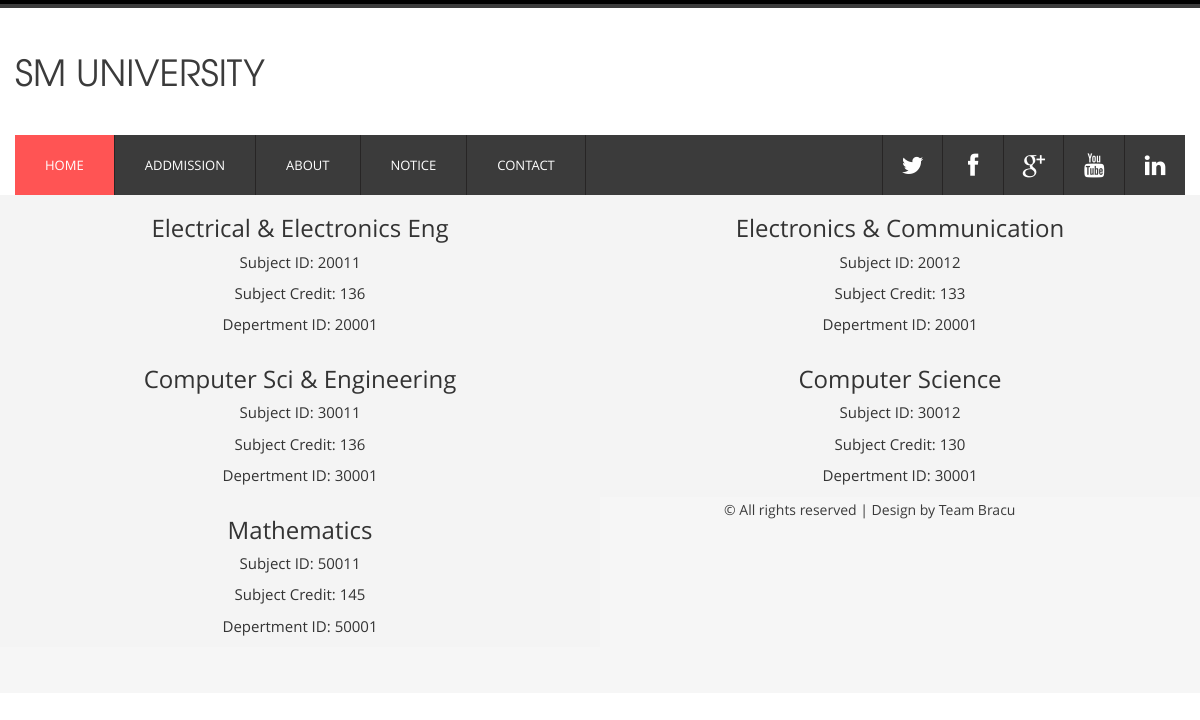
/includes/info.php, run on the app's committed database.
### tables this page shows
CREATE TABLE `subject` (
  `sub_id` int(7) NOT NULL,
  `sub_name` varchar(50) NOT NULL,
  `sub_credit` int(4) NOT NULL,
  `dept_id` int(11) NOT NULL
);

### includes/info.php (the view, shortened to what this page needs)
<?php
    include_once 'database.php';
    include_once 'headerInside.php';
    $qry = "select * from subject";
    $result = mysqli_query($conn,$qry);
?>
<html>
    <head>
        <link rel="stylesheet" href="../css/info.css">
    </head>
    <body>
        <?php while($subject = mysqli_fetch_assoc($result)){?>
            <div class="col-sm-6" id="info">
                <h3><?php echo $subject["sub_name"]?></h3>
                <p><?php echo "Subject ID: ".$subject["sub_id"]?></p>
                <p><?php echo "Subject Credit: ".$subject["sub_credit"]?></p>
                <p><?php echo "Depertment ID: ".$subject["dept_id"]?></p>
            </div>
        <?php }?>
    </body>
    <?php
        include_once 'footer.php';
    ?>
</html>

### css/style.css (style rules this page uses)
body { font-family: 'open_sansregular'; background:#ffffff; font-size: 100%; }

### css/info.css (style rules this page uses)
#info { background: #f4f4f4; text-align: center; font-size: 15px }

### data on the page
subject: sub_name "Electrical & Electronics Eng", sub_id "20011", sub_credit "136", dept "20001"
subject: sub_name "Electronics & Communication", sub_id "20012", sub_credit "133", dept "20001"
subject: sub_name "Computer Sci & Engineering", sub_id "30011", sub_credit "136", dept "30001"
subject: sub_name "Computer Science", sub_id "30012", sub_credit "130", dept "30001"
subject: sub_name "Mathematics", sub_id "50011", sub_credit "145", dept "50001"
